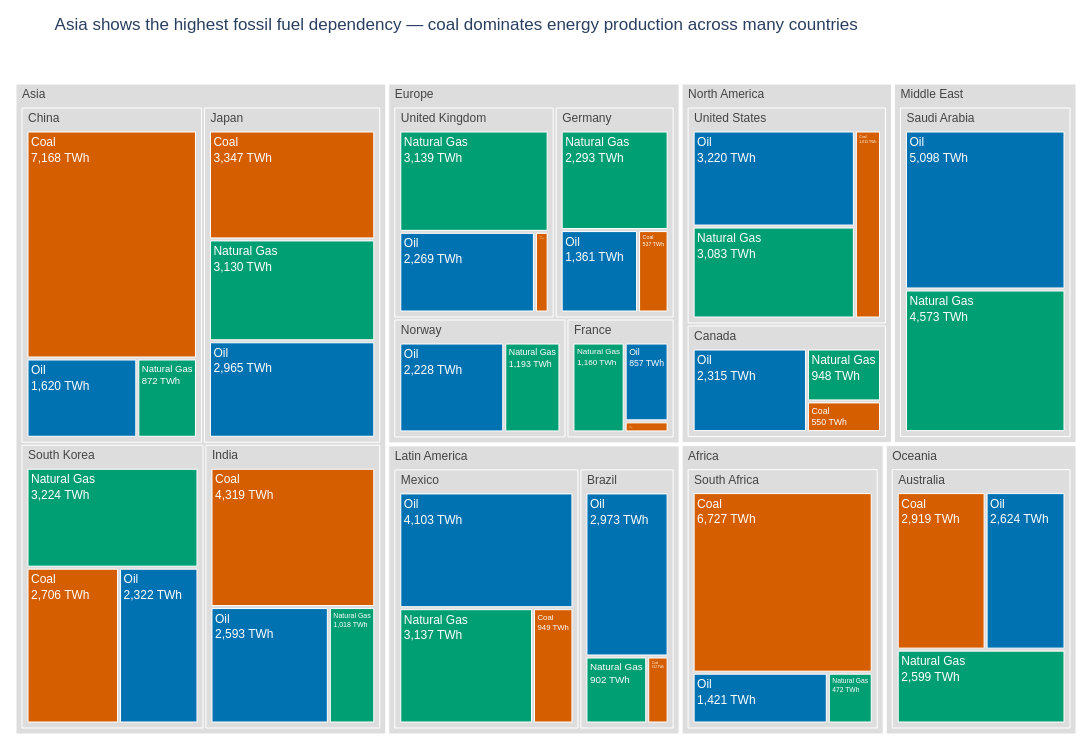

Here is the notebook cell this chart was saved with:
### Markdown cell above
## Task 1 — Treemap: fossil fuel dependency by country

**What to build:** A treemap showing **fossil fuel TWh only**, broken down by Region → Country → Source (Coal / Oil / Natural Gas).

**Requirements:**
- Filter to fossil sources only before plotting
- Use `path=['Region', 'Country', 'Source']` for the hierarchy
- Colour encodes the fossil source type (Coal / Oil / Natural Gas) with a CVD-safe palette
- Show TWh values in labels — no percentages
- Grey out parent nodes (Region and Country level)
- Insight title naming which region or country is most fossil-dependent

> 💡 `df.loc[df['Source_Type'] == 'Fossil']`

### Code cell
# Task 1
# YOUR CODE HERE
# =========================================================
# Task 1 — Treemap: fossil fuel dependency by country
# =========================================================

# Filter only fossil fuel sources
df_fossil = df[df['Source_Type'] == 'Fossil'].copy()

# CVD-safe colour palette
color_map = {
    'Coal': '#D55E00',         # orange-red
    'Oil': '#0072B2',          # blue
    'Natural Gas': '#009E73'   # green
}

# Treemap
fig = px.treemap(
    df_fossil,
    path=['Region', 'Country', 'Source'],
    values='TWh',
    color='Source',
    color_discrete_map=color_map,
    labels={'TWh': 'Energy (TWh)', 'Source': 'Fossil Source'},
    height=750,
    width=1300
)

# Custom labels and hover
fig.update_traces(
    textinfo='label+value',
    texttemplate='%{label}<br>%{value:,.0f} TWh',
    hovertemplate='<b>%{label}</b><br>%{value:,.0f} TWh<extra></extra>'
)

# Grey out parent nodes
fig.data[0].marker.colors = [
    c if c in color_map.values() else '#DDDDDD'
    for c in fig.data[0].marker.colors
]

# Layout
fig.update_layout(
    title='Asia shows the highest fossil fuel dependency — coal dominates energy production across many countries',
    font=dict(family='Arial', size=12),
    paper_bgcolor='white',
    margin=dict(l=10, r=10, t=60, b=10)
)

fig.show()

### Figure 1 — Plotly figure (JSON) as saved in the notebook; plotly's stock layout.template omitted (floating-point values rounded to 4 significant figures)
{"data": [{"branchvalues": "total", "customdata": [["(?)"], ["(?)"], ["(?)"], ["(?)"], ["(?)"], ["(?)"], ["(?)"], ["(?)"], ["(?)"], ["(?)"], ["(?)"], ["(?)"], ["(?)"], ["(?)"], ["(?)"], ["(?)"], ["(?)"], ["(?)"], ["(?)"], ["(?)"], ["(?)"], ["(?)"], ["Coal"], ["Coal"], ["Coal"], ["Coal"], ["Coal"], ["Coal"], ["Coal"], ["Coal"], ["Coal"], ["Coal"], ["Coal"], ["Coal"], ["Coal"], ["Natural Gas"], ["Natural Gas"], ["Natural Gas"], ["Natural Gas"], ["Natural Gas"], ["Natural Gas"], ["Natural Gas"], ["Natural Gas"], ["Natural Gas"], ["Natural Gas"], ["Natural Gas"], ["Natural Gas"], ["Natural Gas"], ["Natural Gas"], ["Natural Gas"], ["Oil"], ["Oil"], ["Oil"], ["Oil"], ["Oil"], ["Oil"], ["Oil"], ["Oil"], ["Oil"], ["Oil"], ["Oil"], ["Oil"], ["Oil"], ["Oil"], ["Oil"]], "domain": {"x": [0, 1], "y": [0, 1]}, "hovertemplate": "<b>%{label}</b><br>%{value:,.0f} TWh<extra></extra>", "ids": ["Africa", "North America/United States", "Asia/China", "Europe/Germany", "Europe/France", "Europe/United Kingdom", "Asia/India", "Latin America/Brazil", "Oceania/Australia", "Middle East", "Asia/South Korea", "Asia/Japan", "Middle East/Saudi Arabia", "Africa/South Africa", "North America/Canada", "Latin America/Mexico", "North America", "Asia", "Europe", "Latin America", "Oceania", "Europe/Norway", "Latin America/Mexico/Coal", "North America/Canada/Coal", "Africa/South Africa/Coal", "Asia/South Korea/Coal", "North America/United States/Coal", "Latin America/Brazil/Coal", "Europe/France/Coal", "Asia/India/Coal", "Asia/Japan/Coal", "Asia/China/Coal", "Europe/Germany/Coal", "Europe/United Kingdom/Coal", "Oceania/Australia/Coal", "Europe/United Kingdom/Natural Gas", "Europe/Germany/Natural Gas", "Asia/India/Natural Gas", "Asia/Japan/Natural Gas", "Latin America/Brazil/Natural Gas", "Latin America/Mexico/Natural Gas", "North America/Canada/Natural Gas", "Africa/South Africa/Natural Gas", "Oceania/Australia/Natural Gas", "Middle East/Saudi Arabia/Natural Gas", "Europe/Norway/Natural Gas", "North America/United States/Natural Gas", "Asia/South Korea/Natural Gas", "Asia/China/Natural Gas", "Europe/France/Natural Gas", "Asia/China/Oil", "Europe/Germany/Oil", "North America/United States/Oil", "Asia/Japan/Oil", "Europe/United Kingdom/Oil", "Asia/India/Oil", "Latin America/Brazil/Oil", "Latin America/Mexico/Oil", "North America/Canada/Oil", "Oceania/Australia/Oil", "Africa/South Africa/Oil", "Europe/Norway/Oil", "Asia/South Korea/Oil", "Europe/France/Oil", "Middle East/Saudi Arabia/Oil"], "labels": ["Africa", "United States", "China", "Germany", "France", "United Kingdom", "India", "Brazil", "Australia", "Middle East", "South Korea", "Japan", "Saudi Arabia", "South Africa", "Canada", "Mexico", "North America", "Asia", "Europe", "Latin America", "Oceania", "Norway", "Coal", "Coal", "Coal", "Coal", "Coal", "Coal", "Coal", "Coal", "Coal", "Coal", "Coal", "Coal", "Coal", "Natural Gas", "Natural Gas", "Natural Gas", "Natural Gas", "Natural Gas", "Natural Gas", "Natural Gas", "Natural Gas", "Natural Gas", "Natural Gas", "Natural Gas", "Natural Gas", "Natural Gas", "Natural Gas", "Natural Gas", "Oil", "Oil", "Oil", "Oil", "Oil", "Oil", "Oil", "Oil", "Oil", "Oil", "Oil", "Oil", "Oil", "Oil", "Oil"], "marker": {"colors": ["#DDDDDD", "#DDDDDD", "#DDDDDD", "#DDDDDD", "#DDDDDD", "#DDDDDD", "#DDDDDD", "#DDDDDD", "#DDDDDD", "#DDDDDD", "#DDDDDD", "#DDDDDD", "#DDDDDD", "#DDDDDD", "#DDDDDD", "#DDDDDD", "#DDDDDD", "#DDDDDD", "#DDDDDD", "#DDDDDD", "#DDDDDD", "#DDDDDD", "#D55E00", "#D55E00", "#D55E00", "#D55E00", "#D55E00", "#D55E00", "#D55E00", "#D55E00", "#D55E00", "#D55E00", "#D55E00", "#D55E00", "#D55E00", "#009E73", "#009E73", "#009E73", "#009E73", "#009E73", "#009E73", "#009E73", "#009E73", "#009E73", "#009E73", "#009E73", "#009E73", "#009E73", "#009E73", "#009E73", "#0072B2", "#0072B2", "#0072B2", "#0072B2", "#0072B2", "#0072B2", "#0072B2", "#0072B2", "#0072B2", "#0072B2", "#0072B2", "#0072B2", "#0072B2", "#0072B2", "#0072B2"]}, "name": "", "parents": ["", "North America", "Asia", "Europe", "Europe", "Europe", "Asia", "Latin America", "Oceania", "", "Asia", "Asia", "Middle East", "Africa", "North America", "Latin America", "", "", "", "", "", "Europe", "Latin America/Mexico", "North America/Canada", "Africa/South Africa", "Asia/South Korea", "North America/United States", "Latin America/Brazil", "Europe/France", "Asia/India", "Asia/Japan", "Asia/China", "Europe/Germany", "Europe/United Kingdom", "Oceania/Australia", "Europe/United Kingdom", "Europe/Germany", "Asia/India", "Asia/Japan", "Latin America/Brazil", "Latin America/Mexico", "North America/Canada", "Africa/South Africa", "Oceania/Australia", "Middle East/Saudi Arabia", "Europe/Norway", "North America/United States", "Asia/South Korea", "Asia/China", "Europe/France", "Asia/China", "Europe/Germany", "North America/United States", "Asia/Japan", "Europe/United Kingdom", "Asia/India", "Latin America/Brazil", "Latin America/Mexico", "North America/Canada", "Oceania/Australia", "Africa/South Africa", "Europe/Norway", "Asia/South Korea", "Europe/France", "Middle East/Saudi Arabia"], "textinfo": "label+value", "texttemplate": "%{label}<br>%{value:,.0f} TWh", "type": "treemap", "values": [8620.0, 7318.0, 9660.0, 4191.0, 2137.0, 5638.0, 7930.0, 4187.0, 8142.0, 9671.0, 8252.0, 9442.0, 9671.0, 8620.0, 3813.0, 8189.0, 11130.0, 35280.0, 15390.0, 12380.0, 8142.0, 3421.0, 949.0, 550.0, 6727.0, 2706.0, 1015.0, 312.0, 120.0, 4319.0, 3347.0, 7168.0, 537.0, 230.0, 2919.0, 3139.0, 2293.0, 1018.0, 3130.0, 902.0, 3137.0, 948.0, 472.0, 2599.0, 4573.0, 1193.0, 3083.0, 3224.0, 872.0, 1160.0, 1620.0, 1361.0, 3220.0, 2965.0, 2269.0, 2593.0, 2973.0, 4103.0, 2315.0, 2624.0, 1421.0, 2228.0, 2322.0, 857.0, 5098.0]}], "layout": {"font": {"family": "Arial", "size": 12}, "height": 750, "legend": {"tracegroupgap": 0}, "margin": {"b": 10, "l": 10, "r": 10, "t": 60}, "paper_bgcolor": "white", "title": {"text": "Asia shows the highest fossil fuel dependency — coal dominates energy production across many countries"}, "width": 1300}}
